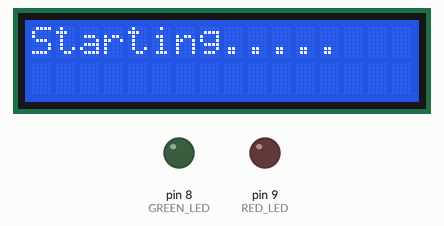
Bench run of a sketch on a simulated Arduino Uno, built with avr-gcc and run on an emulated ATmega328P. Parts: 16×2 character LCD, output pins drawn as LEDs (lit = HIGH).

Above: at 0.1 s.
At 1.6 s:
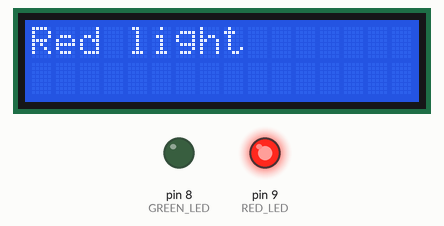
At 5.6 s:
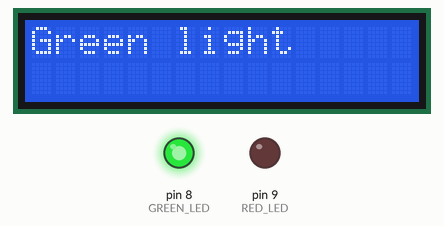
At 9.6 s:
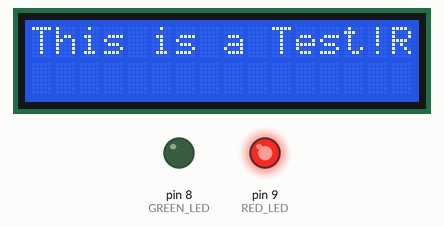
Timing chart, 0 to 40.0 s (numbered marks = the images above):
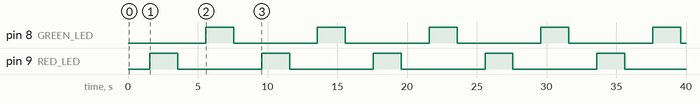

The sketch:

lcd.ino.ino
```cpp
#include <LiquidCrystal.h>
const int rs= 12, en= 11, d4= 5, d5= 4, d6= 3, d7= 2;
const int RED_LED = 9;
const int GREEN_LED =8 ;

LiquidCrystal lcd(rs, en, d4, d5, d6, d7);


void setup() {

  //Deode
  pinMode(RED_LED, OUTPUT);
  pinMode(GREEN_LED, OUTPUT);
  // 16, 2 refers to the columns and rows in the display!
  //LCD
  lcd.begin(16, 2);
  lcd.print("Starting.....");
  delay(1500);
  lcd.clear();
}

void lightUp() {
  digitalWrite(RED_LED, HIGH);
  lcd.print("Red light");
  delay(2000);
  lcd.clear();
  digitalWrite(RED_LED, LOW);
  delay(2000);
  digitalWrite(GREEN_LED, HIGH);
  lcd.print("Green light");
  delay(2000);
  lcd.clear();
  digitalWrite(GREEN_LED, LOW);
  delay(2000);


}

void loop() {
  lightUp();
  //lcd.setCursor(1,0);
  lcd.print("This is a Test!");
  //lcd.setCursor(0, 1);
  //lcd.print(" Also a Test");


}
```

Measured:
- by itself, pin 8 (GREEN_LED), pin 9 (RED_LED): alternates HIGH for 2.0 s and LOW for 6.0 s
- by itself, everything shown: repeats every 8.0 s, in 5 steps
- what the display in image 1 shows lasts 2.0 s, from 1.6 s to 3.6 s
